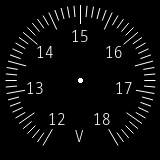
#> input picture GlassBuild/Images/Image01.bmp, 160 x 160 px
$ python -i imgMdp05.py   (imports and definitions only)
#> lines starting #> are read from the running program, lines starting #| are printed output that depends on the picture
#> further down, picture is the input picture: shape (160, 160, 3); min 0, max 255, mean 10.1
import cv2

## convert image to MDP05 default format
def convertDefault(img):
    img = cv2.rotate(img, cv2.ROTATE_180)

    img = cv2.cvtColor(img, cv2.COLOR_BGR2GRAY)

    height = img.shape[0]
    width = img.shape[1]

    ## reduce to 4bpp
    for i in range(height):
        for j in range(width):
            ## convert gray8bit to gray4bit
            img[i, j] = img[i, j] // 16

    return img

## convert image to MDP05 1bpp format
def convert1Bpp(img):
    img = cv2.rotate(img, cv2.ROTATE_180)

    img = cv2.cvtColor(img, cv2.COLOR_BGR2GRAY)

    height = img.shape[0]
    width = img.shape[1]

    ## reduce to 1bpp
    for i in range(height):
        for j in range(width):
            ## convert gray8bit in gray1bit
            if (img[i,j] > 0):
                img[i,j] = 1
            else:
                img[i,j] = 0

    return img


## convert image to MDP05 8bpp mono+alpha format
def convert8Bpp(img):
    img = cv2.rotate(img, cv2.ROTATE_180)
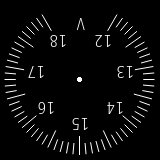
#> img: shape (160, 160, 3); min 0, max 255, mean 10.1

    height = img.shape[0]
#> height = 160
    width = img.shape[1]
#> width = 160

    if len(img.shape)==2:
        isAlpha=False
        mono_alpha_img=img
    elif img.shape[2] == 3:
        isAlpha = False
        mono_alpha_img = cv2.cvtColor(img, cv2.COLOR_BGR2GRAY)
    else:
        isAlpha=True
        mono_alpha_img = cv2.cvtColor(img, cv2.COLOR_BGRA2GRAY)


    ## mix grayscale and alpha onto 8bpp
    for i in range(height):
        for j in range(width):
            ## convert gray8bit to gray4bit then shift 4 bits left then add alpha converted to 4 bits (defaults to 15)
            grayscale_left = (mono_alpha_img[i,j] // 16) << 4
            # if alpha channel exists we use it
            if isAlpha:
                mono_alpha_img[i, j] = grayscale_left + img[i,j,3] // 16
            # if it does not exists we add full opacity
            else:
                mono_alpha_img[i, j] = grayscale_left + 15

    return mono_alpha_img

>>> import cv2
>>> picture = cv2.imread('../Images/Image01.bmp')
>>> result = convert8Bpp(picture)

$ run again, on GlassBuild/Images/Image02.bmp
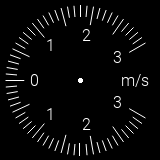
#> input picture GlassBuild/Images/Image02.bmp, 160 x 160 px
#> picture is the input picture: shape (160, 160, 3); min 0, max 255, mean 9.4
#> in convert8Bpp, `img = cv2.rotate(img, cv2.ROTATE_180)`:
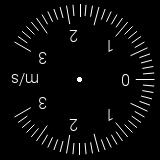
#> img: shape (160, 160, 3); min 0, max 255, mean 9.4

$ run again, on GlassBuild/Images/Image03.bmp
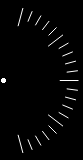
#> input picture GlassBuild/Images/Image03.bmp, 83 x 160 px
#> picture is the input picture: shape (160, 83, 3); min 0, max 255, mean 5.1
#> in convert8Bpp, `img = cv2.rotate(img, cv2.ROTATE_180)`:
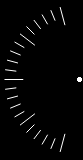
#> img: shape (160, 83, 3); min 0, max 255, mean 5.1

$ run again, on GlassBuild/Images/Image04.bmp
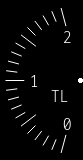
#> input picture GlassBuild/Images/Image04.bmp, 83 x 160 px
#> picture is the input picture: shape (160, 83, 3); min 0, max 255, mean 7
#> in convert8Bpp, `img = cv2.rotate(img, cv2.ROTATE_180)`:
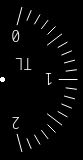
#> img: shape (160, 83, 3); min 0, max 255, mean 7
